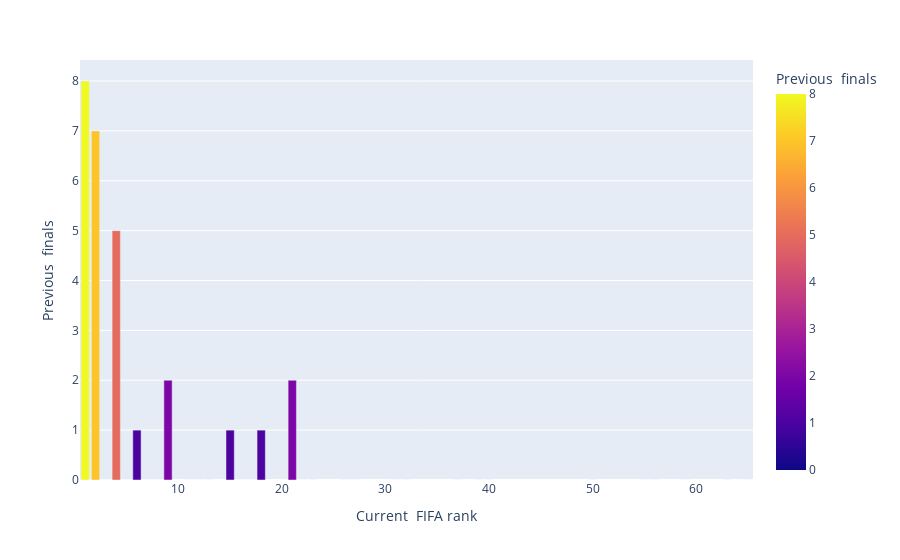

Here is the notebook cell this chart was saved with:
### Code cell
import plotly.express as px
# data = px.data.gapminder()

# data_canada = data[data.country == 'Canada']

fig = px.bar(prevfinal, x='Current \nFIFA rank', y='Previous\n finals',
             hover_data=['Previous\n finals','Team'], color='Previous\n finals',
             labels={'pop':'population of Canada'}, height=400)
fig.show()

### Figure 1 — Plotly figure (JSON) as saved in the notebook; plotly's stock layout.template omitted (floating-point values rounded to 4 significant figures)
{"data": [{"alignmentgroup": "True", "customdata": [[8, "Germany"], [7, "Brazil"], [5, "Argentina"], [2, "France"], [2, "Uruguay"], [1, "England"], [1, "Sweden"], [1, "Spain"], [0, "Serbia"], [0, "IRAN"], [0, "Australia"], [0, "Belgium"], [0, "Switzerland"], [0, "Columbia"], [0, "Costarica"], [0, "Croatia"], [0, "Denmark"], [0, "Egypt"], [0, "Iceland"], [0, "Senegal"], [0, "Japan"], [0, "Tunisia"], [0, "Mexico"], [0, "Morocco"], [0, "Nigeria"], [0, "Panama"], [0, "Peru"], [0, "Poland"], [0, "Porugal"], [0, "Russia"], [0, "Saudi Arabia"], [0, "Korea"]], "hoverlabel": {"namelength": 0}, "hovertemplate": "Current \nFIFA rank=%{x}<br>Previous\n finals=%{marker.color}<br>Team=%{customdata[1]}", "legendgroup": "", "marker": {"color": [8, 7, 5, 2, 2, 1, 1, 1, 0, 0, 0, 0, 0, 0, 0, 0, 0, 0, 0, 0, 0, 0, 0, 0, 0, 0, 0, 0, 0, 0, 0, 0], "coloraxis": "coloraxis"}, "name": "", "offsetgroup": "", "orientation": "v", "showlegend": false, "textposition": "auto", "type": "bar", "x": [1, 2, 4, 9, 21, 15, 18, 6, 37, 32, 39, 5, 8, 13, 26, 17, 12, 31, 22, 23, 55, 27, 16, 40, 50, 56, 11, 7, 3, 65, 63, 59], "xaxis": "x", "y": [8, 7, 5, 2, 2, 1, 1, 1, 0, 0, 0, 0, 0, 0, 0, 0, 0, 0, 0, 0, 0, 0, 0, 0, 0, 0, 0, 0, 0, 0, 0, 0], "yaxis": "y"}], "layout": {"autosize": true, "barmode": "relative", "coloraxis": {"colorbar": {"title": {"text": "Previous\n finals"}}, "colorscale": [[0, "#0d0887"], [0.1111, "#46039f"], [0.2222, "#7201a8"], [0.3333, "#9c179e"], [0.4444, "#bd3786"], [0.5556, "#d8576b"], [0.6667, "#ed7953"], [0.7778, "#fb9f3a"], [0.8889, "#fdca26"], [1, "#f0f921"]]}, "legend": {"tracegroupgap": 0}, "margin": {"t": 60}, "xaxis": {"anchor": "y", "autorange": true, "domain": [0, 1], "range": [0.5, 65.5], "title": {"text": "Current \nFIFA rank"}, "type": "linear"}, "yaxis": {"anchor": "x", "autorange": true, "domain": [0, 1], "range": [0, 8.421], "title": {"text": "Previous\n finals"}, "type": "linear"}}}
